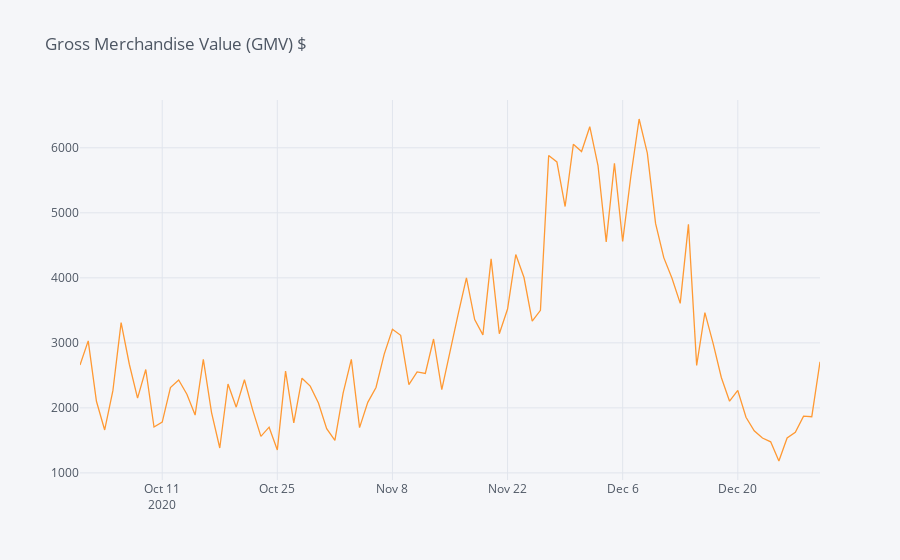

Notebook code for this chart:
### Code cell
# Timeseries of GMV via Cufflink

# Library Configuration
cf.go_offline()
cf.set_config_file(offline=False, world_readable=True)

# Group by ORDER_ID
dftarget = df.copy()
dftarget.drop_duplicates(subset=['ORDER_ID'], keep='first', inplace=True)
timeseries = round((dftarget.groupby(['ORDER_DT'])['GMV($)'].sum()),0).to_frame(name= 'timeseries').reset_index()

# Add the weekday feature as a tooltip for the graph
timeseries['weekday'] = timeseries['ORDER_DT'].dt.day_name()
timeseries = timeseries.set_index('ORDER_DT')

# Plot the graph using iplot
timeseries.iplot(y='timeseries',mode = 'lines', xTitle ='', yTitle ='',text='weekday',title = 'Gross Merchandise Value (GMV) $')

### Figure 1 — Plotly figure (JSON) as saved in the notebook; plotly's stock layout.template omitted (floating-point values rounded to 4 significant figures)
{"data": [{"line": {"color": "rgba(255, 153, 51, 1.0)", "dash": "solid", "shape": "linear", "width": 1.3}, "mode": "lines", "name": "timeseries", "text": ["Thursday", "Friday", "Saturday", "Sunday", "Monday", "Tuesday", "Wednesday", "Thursday", "Friday", "Saturday", "Sunday", "Monday", "Tuesday", "Wednesday", "Thursday", "Friday", "Saturday", "Sunday", "Monday", "Tuesday", "Wednesday", "Thursday", "Friday", "Saturday", "Sunday", "Monday", "Tuesday", "Wednesday", "Thursday", "Friday", "Saturday", "Sunday", "Monday", "Tuesday", "Wednesday", "Thursday", "Friday", "Saturday", "Sunday", "Monday", "Tuesday", "Wednesday", "Thursday", "Friday", "Saturday", "Sunday", "Monday", "Tuesday", "Wednesday", "Thursday", "Friday", "Saturday", "Sunday", "Monday", "Tuesday", "Wednesday", "Thursday", "Friday", "Saturday", "Sunday", "Monday", "Tuesday", "Wednesday", "Thursday", "Friday", "Saturday", "Sunday", "Monday", "Tuesday", "Wednesday", "Thursday", "Friday", "Saturday", "Sunday", "Monday", "Tuesday", "Wednesday", "Thursday", "Friday", "Saturday", "Sunday", "Monday", "Tuesday", "Wednesday", "Thursday", "Friday", "Saturday", "Sunday", "Monday", "Tuesday", "Wednesday"], "type": "scatter", "x": ["2020-10-01", "2020-10-02", "2020-10-03", "2020-10-04", "2020-10-05", "2020-10-06", "2020-10-07", "2020-10-08", "2020-10-09", "2020-10-10", "2020-10-11", "2020-10-12", "2020-10-13", "2020-10-14", "2020-10-15", "2020-10-16", "2020-10-17", "2020-10-18", "2020-10-19", "2020-10-20", "2020-10-21", "2020-10-22", "2020-10-23", "2020-10-24", "2020-10-25", "2020-10-26", "2020-10-27", "2020-10-28", "2020-10-29", "2020-10-30", "2020-10-31", "2020-11-01", "2020-11-02", "2020-11-03", "2020-11-04", "2020-11-05", "2020-11-06", "2020-11-07", "2020-11-08", "2020-11-09", "2020-11-10", "2020-11-11", "2020-11-12", "2020-11-13", "2020-11-14", "2020-11-15", "2020-11-16", "2020-11-17", "2020-11-18", "2020-11-19", "2020-11-20", "2020-11-21", "2020-11-22", "2020-11-23", "2020-11-24", "2020-11-25", "2020-11-26", "2020-11-27", "2020-11-28", "2020-11-29", "2020-11-30", "2020-12-01", "2020-12-02", "2020-12-03", "2020-12-04", "2020-12-05", "2020-12-06", "2020-12-07", "2020-12-08", "2020-12-09", "2020-12-10", "2020-12-11", "2020-12-12", "2020-12-13", "2020-12-14", "2020-12-15", "2020-12-16", "2020-12-17", "2020-12-18", "2020-12-19", "2020-12-20", "2020-12-21", "2020-12-22", "2020-12-23", "2020-12-24", "2020-12-25", "2020-12-26", "2020-12-27", "2020-12-28", "2020-12-29", "2020-12-30"], "y": [2658, 3030, 2102, 1660, 2265, 3312, 2671, 2151, 2590, 1706, 1780, 2313, 2429, 2211, 1889, 2746, 1928, 1383, 2367, 2011, 2432, 1970, 1562, 1703, 1352, 2565, 1768, 2456, 2335, 2074, 1679, 1501, 2228, 2746, 1696, 2085, 2314, 2827, 3210, 3116, 2357, 2554, 2530, 3059, 2280, 2888, 3447, 3998, 3359, 3122, 4291, 3140, 3520, 4359, 4005, 3333, 3500, 5882, 5783, 5097, 6053, 5942, 6324, 5727, 4553, 5762, 4560, 5567, 6443, 5917, 4837, 4311, 3994, 3607, 4823, 2654, 3464, 2992, 2468, 2103, 2268, 1855, 1648, 1537, 1478, 1183, 1538, 1625, 1872, 1864, 2708]}], "layout": {"legend": {"bgcolor": "#F5F6F9", "font": {"color": "#4D5663"}}, "paper_bgcolor": "#F5F6F9", "plot_bgcolor": "#F5F6F9", "title": {"font": {"color": "#4D5663"}, "text": "Gross Merchandise Value (GMV) $"}, "xaxis": {"gridcolor": "#E1E5ED", "showgrid": true, "tickfont": {"color": "#4D5663"}, "title": {"font": {"color": "#4D5663"}, "text": ""}, "zerolinecolor": "#E1E5ED"}, "yaxis": {"gridcolor": "#E1E5ED", "showgrid": true, "tickfont": {"color": "#4D5663"}, "title": {"font": {"color": "#4D5663"}, "text": ""}, "zerolinecolor": "#E1E5ED"}}}
